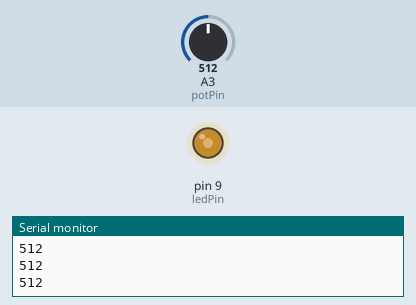
A sketch run on a simulated Arduino Uno, built with avr-gcc and run on an emulated ATmega328P. On the bench: output pins drawn as LEDs (lit = HIGH), the last lines printed to the serial monitor. The test bench sets the inputs (shaded band); at power-on: A3 (potPin) = 512.

Above: at 1.2 s.
1.3 s: A3 (potPin) set to 716
At 2.5 s:
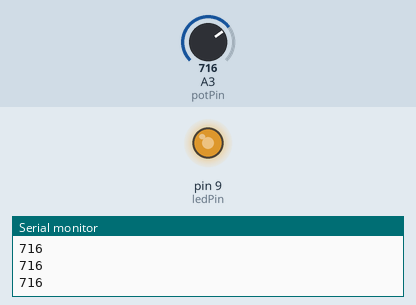
2.8 s: A3 (potPin) set to 900
At 3.8 s:
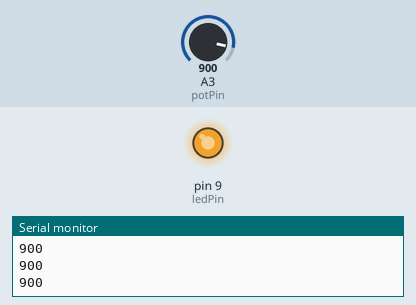
4.3 s: A3 (potPin) set to 122
At 5.1 s:
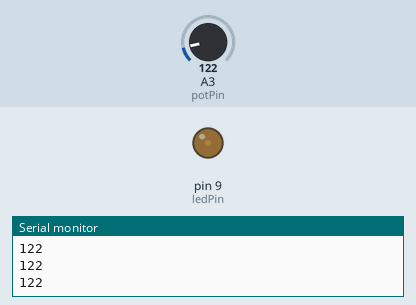
5.8 s: A3 (potPin) set to 0
At 6.3 s:
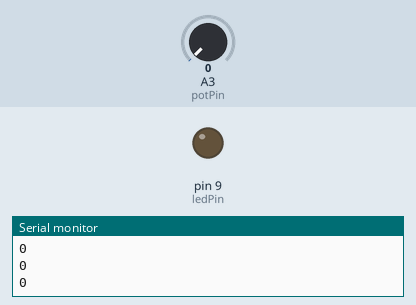
Timing chart, 0 to 8.3 s (numbered marks = the images above; inputs shaded):
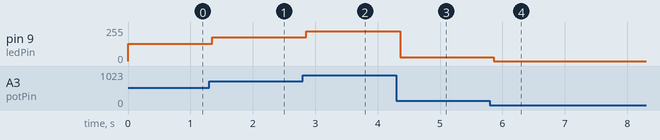

Measured:
- after the input at 1.3 s, pin 9 (ledPin): 128/255 → 179/255 after 0.05 s
- after the input at 2.8 s, pin 9 (ledPin): 179/255 → 225/255 after 0.06 s
- after the input at 4.3 s, pin 9 (ledPin): 225/255 → 30/255 after 0.06 s
- after the input at 5.8 s, pin 9 (ledPin): 30/255 → 0/255 after 0.06 s

The sketch:

ex5.ino
```cpp
int potPin = A3;          // 宣告可變電阻輸入接腳
int ledPin = 9;            // 宣告LED連接接腳
void setup() {
  Serial.begin(9600);    //設定SerialPort的傳輸速率
}
void loop() {
  int sensorValue = analogRead(potPin); //讀取可變電阻值
  Serial.println(sensorValue, DEC);       //將電阻值列印到 SerialPort
  sensorValue = sensorValue/4;         //將電阻值轉換成0-255範圍內
  analogWrite(ledPin, sensorValue);     //類比輸出LED亮度
  delay(150);
}
```
